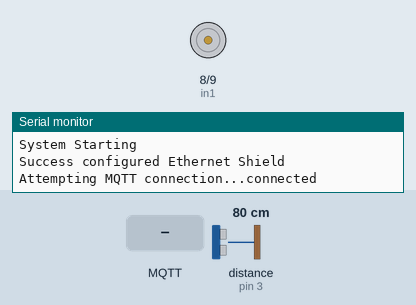
This sketch was run on a simulated Arduino Uno, built with avr-gcc and run on an emulated ATmega328P. Parts: motor-driver pin pairs drawn as motors (green arrow = first pin HIGH = forward, orange = second pin HIGH = backward, longer = more drive), the last lines printed to the serial monitor. Inputs (shaded band) come from the test bench; at power-on: distance to the obstacle (sensor on pin 3) 80 cm. The echo pulse lasts 58.3 µs per cm; WiFi joins after 1.5 s; servers stay silent unless stated; no MQTT or app messages arrive unless stated.

Above: at 2.7 s.
2.8 s: MQTT message "open" arrives on the first subscribed topic
At 3.2 s:
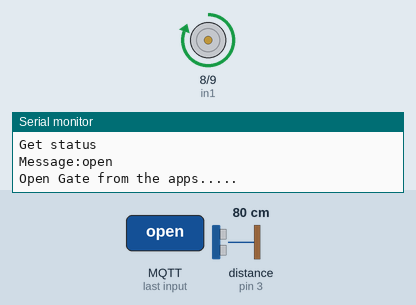
9.3 s: distance to the obstacle (sensor on pin 3) set to 2 cm
14.3 s: MQTT message "close" arrives on the first subscribed topic
At 15.7 s:
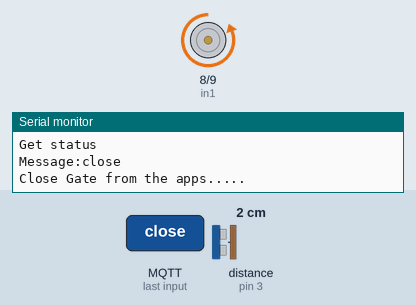
20.8 s: distance to the obstacle (sensor on pin 3) set to 18 cm
25.8 s: MQTT message "1" arrives on the first subscribed topic
Timing chart, 0 to 28.3 s (numbered marks = the images above; inputs shaded):
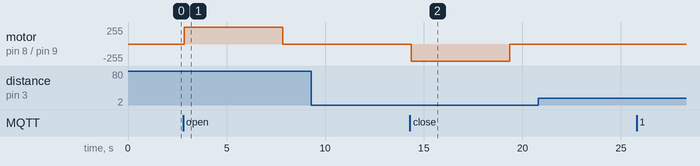

Measured:
- after the input at 2.8 s, motor on pin 8 (in1) / pin 9 (in2): stopped → forward 255/255 after 0.06 s, → stopped 5.0 s later
- after the input at 14.3 s, motor on pin 8 (in1) / pin 9 (in2): stopped → backward 255/255 after 0.06 s, → stopped 5.0 s later

The sketch:

previous-code.ino
```cpp
#include <SPI.h>
#include <Ethernet.h>
#include <PubSubClient.h>

// Direccion MAC
byte mac[] = { 0xDE, 0xAD, 0xBE, 0xEF, 0xFE, 0xED };

// IP address
IPAddress mqtt_server(18, 142, 243, 160); // http://18.142.243.160/
long lastMsg = 0;


// Topic
char* parkingID = "0301";
const char* statusTopic = "spark/update-status/0301";
const char* updateSparkTopic = "update-spark-gate/0301";

EthernetClient ethClient;
PubSubClient client(ethClient);

int trigPin = 2;
int echoPin = 3;

// motor pin
int in1 = 8;
int in2 = 9;

bool currentParkingStatus = false;

int carPresenceThreshold = 10;

void reconnect() {
  while (!client.connected()) {
    Serial.print("Attempting MQTT connection...");
    if (client.connect("arduinoClient1")) {
      Serial.println("connected");
      client.subscribe(updateSparkTopic);
    } else {
      Serial.print("failed, rc=");
      Serial.print(client.state());
      Serial.println(" try again in 5 seconds");
      delay(5000);
    }
  }
}

void callback(char* topic, byte* message, unsigned int length) {
  Serial.print("Message arrived on topic: ");
  Serial.print(topic);
  Serial.print(". Message: ");
  String messageTemp;

  for (int i = 0; i < length; i++) {
    Serial.print((char)message[i]);
    messageTemp += (char)message[i];
  }
  Serial.println();
  if (strcmp(topic, updateSparkTopic) == 0) {
    Serial.println("Get status");
    Serial.print("Message:");
    Serial.println(messageTemp);

    if (messageTemp == "open") {

      openGate();

    } else if (messageTemp == "close") {
      int distance = calculateDistance();
      if (distance < carPresenceThreshold)
      {
        closeGate();
      }
    }
  }
}

void setup()
{
  Serial.begin(9600);
  Serial.println("System Starting");
  if (Ethernet.begin(mac) == 0) {
    Serial.println("Failed to configure Ethernet using DHCP");
  } else {
    Serial.println("Success configured Ethernet Shield");
  }
  client.setServer(mqtt_server, 1883);
  client.setCallback(callback);
  pinMode(trigPin, OUTPUT);
  pinMode(echoPin, INPUT);
  pinMode(in1, OUTPUT);
  pinMode(in2, OUTPUT);
}

void loop()
{
  if (!client.connected()) {
    reconnect();
  }
  client.loop();

  long now = millis();
  if (now - lastMsg > 5000) {
    lastMsg = now;

    int distance = calculateDistance();

    if (distance < carPresenceThreshold && !currentParkingStatus)
    {
      currentParkingStatus = true;
      Serial.println("Car is parked");
    }
    else if (distance > carPresenceThreshold && currentParkingStatus)
    {
      currentParkingStatus = false;
      Serial.println("Car is not parked");
      Serial.println("Closing Gate automatically................");
      client.publish(statusTopic, "close");
      Serial.print("Topic: ");
      Serial.println(statusTopic);
      delay(1000);
      Serial.println("Gate is closed");
    }


  }
}

int calculateDistance()
{
  digitalWrite(trigPin, LOW);
  delayMicroseconds(2);
  digitalWrite(trigPin, HIGH);
  delayMicroseconds(10);
  digitalWrite(trigPin, LOW);

  int duration = pulseIn(echoPin, HIGH);
  int distance = duration * 0.034 / 2;

  return distance;
}

void openGate()
{
  Serial.println("Open Gate from the apps.....");
  digitalWrite(in1, HIGH);
  digitalWrite(in2, LOW);
  delay(5000);
  digitalWrite(in1, LOW);
  digitalWrite(in2, LOW);
  Serial.println("Open gate completed");
}

void closeGate()
{
  Serial.println("Close Gate from the apps.....");
  digitalWrite(in1, LOW);
  digitalWrite(in2, HIGH);
  delay(5000);
  digitalWrite(in1, LOW);
  digitalWrite(in2, LOW);
  Serial.println("Close gate completed");
}
```
